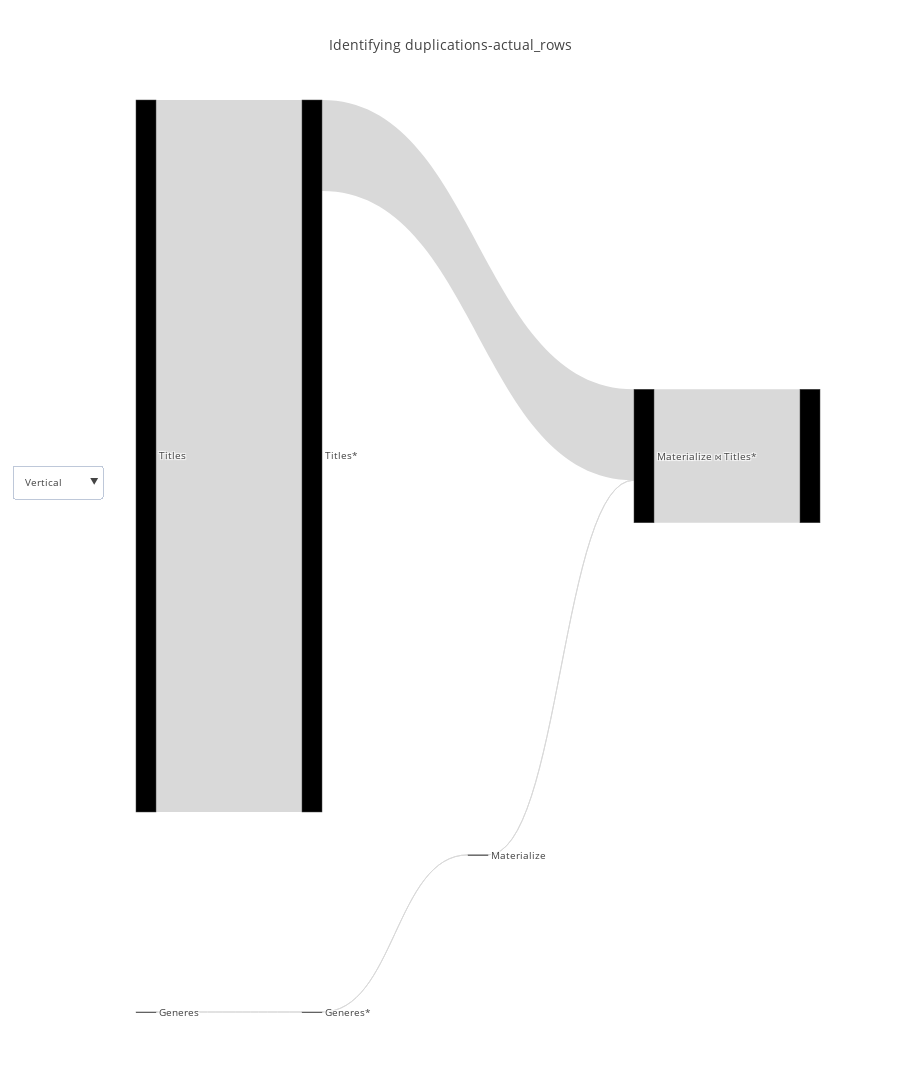

Notebook cell for this chart:
### Markdown cell above
To show an example of identifying duplications, we introduce the following question in TPCH, “find all movies with genres that are safe for kids from the last two years”. This question is equivalent to the SQL query in next cell, but to make it work without generating the database locally we will use a mock of the execution plan.

### Code cell
con_str = 'postgresql:///etrabelsi_thesis'
parser = PostgresParser()
query_renderer = QueryVizualizer(parser)
query = """
        SELECT *
        FROM titles
        INNER JOIN generes
                ON position(generes.genere_name in titles.genres) > 0
        WHERE titles.premiered >= date_part('year', CURRENT_DATE) - 2 AND
              generes.kid_safe = True"""
if os.environ.get("NOT_MOCK"):
    flow_df = query_renderer.get_flow_df(query, con_str)    
else:
    mock_path = f'../tests/parsers/data/postgres/parse/identify_duplications/execution_plan.json'
    flow_df = parser.parse([json.loads(open(mock_path).read())])

query_renderer.vizualize(flow_df, title="Identifying duplications", metrics=["actual_rows"], open_=False)

### Figure 1 — Plotly figure (JSON) as saved in the notebook; plotly's stock layout.template omitted (floating-point values rounded to 4 significant figures)
{"data": [{"link": {"color": ["#d9d9d9", "#d9d9d9", "#d9d9d9", "#d9d9d9", "#d9d9d9", "#d9d9d9"], "label": ["\nDescription: Finds relevant records by sequentially scanning the input record set. When reading from a table, Seq Scans (unlike Index Scans) perform a single read operation (only the table is read).", "\nDescription: Filter relation to hold only relevant records.Filter condition: generes.kid_safe", "\nDescription: ", "\nDescription: Finds relevant records by sequentially scanning the input record set. When reading from a table, Seq Scans (unlike Index Scans) perform a single read operation (only the table is read).", "\nDescription: Filter relation to hold only relevant records.Filter condition: (titles.premiered >= (date_part('year'::text, (CURRENT_DATE)::timestamp without time zone) - '2'::double precision))", "\nDescription: Merges two record sets by looping through every record in the first set and trying to find a match in the second set. All matching records are returned.Inner Join with (\"position\"(titles.genres, generes.genere_name) > 0)"], "source": [0, 1, 2, 3, 4, 5], "target": [1, 2, 5, 4, 5, 6], "value": [29, 27, 27, 7137701, 911257, 1338247]}, "node": {"color": ["black", "black", "black", "black", "black", "black"], "label": ["Generes", "Generes*", "Materialize", "Titles", "Titles*", "Materialize ⋈ Titles*"], "pad": 200}, "orientation": "h", "type": "sankey", "valueformat": ",", "valuesuffix": [" Rows", " Rows", " Rows", " Rows", " Rows", " Rows"]}], "layout": {"font": {"size": 10}, "height": 2000, "title": "Identifying duplications-actual_rows", "updatemenus": [{"buttons": [{"args": ["orientation", "v"], "label": "Vertical", "method": "restyle"}, {"args": ["orientation", "h"], "label": "Horizontal", "method": "restyle"}], "y": 0.6}]}}
